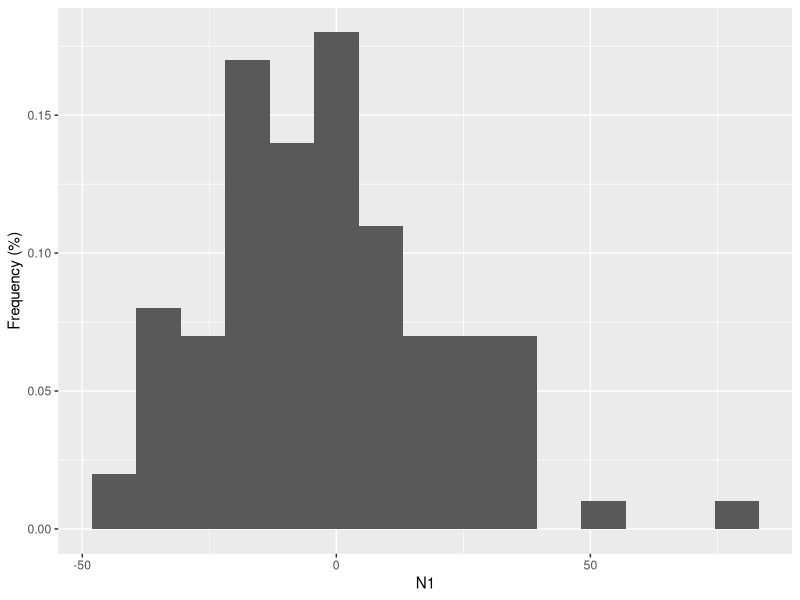
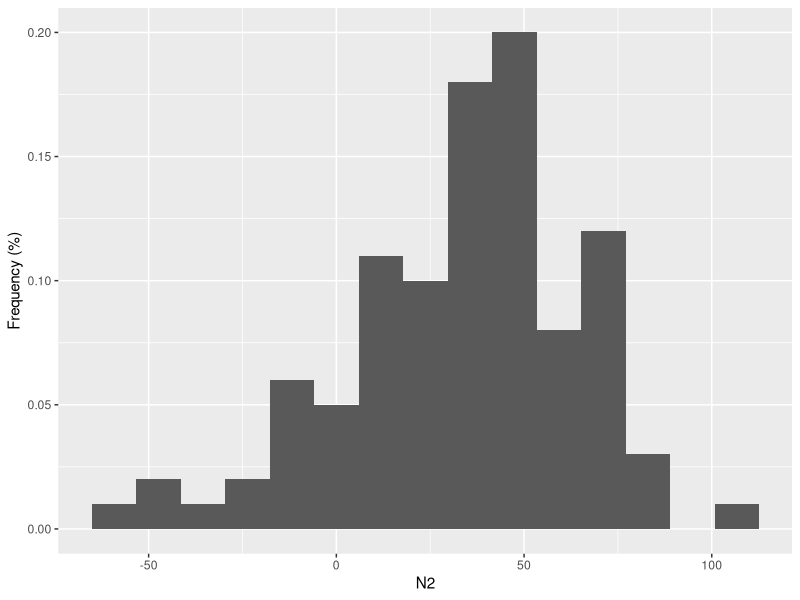
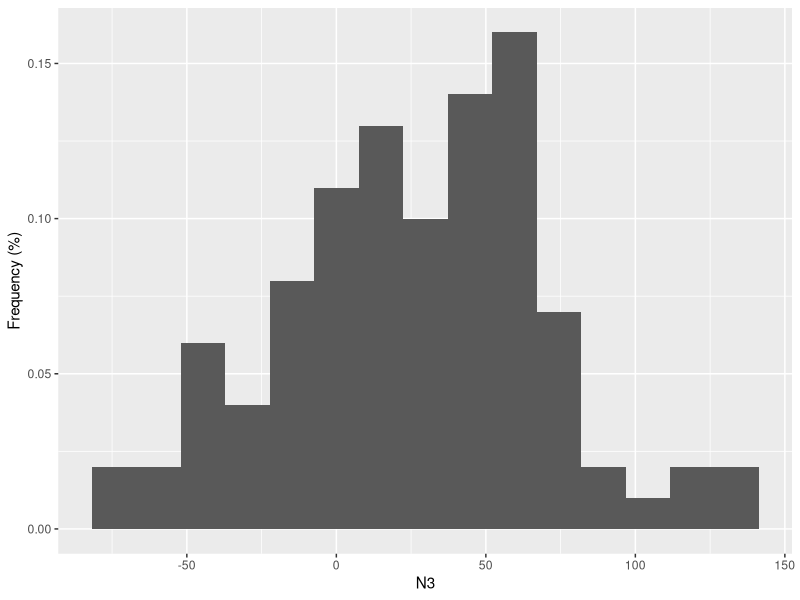
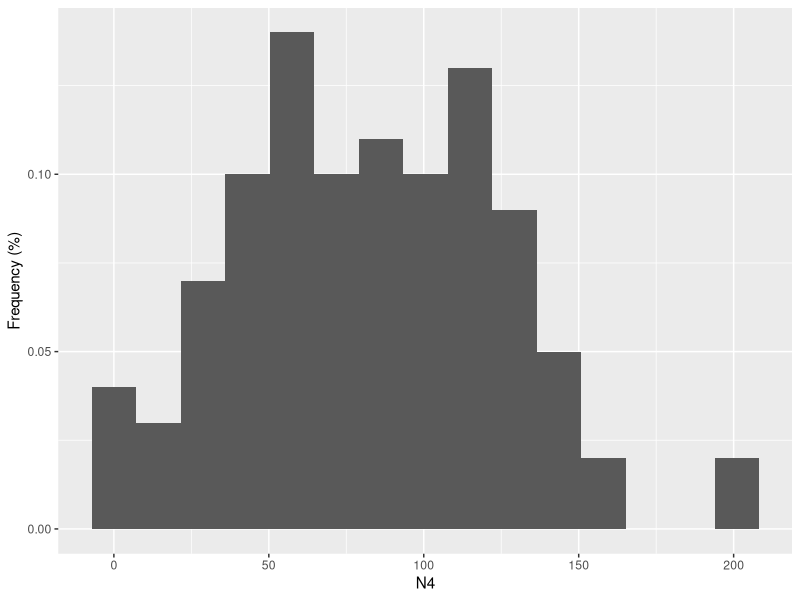
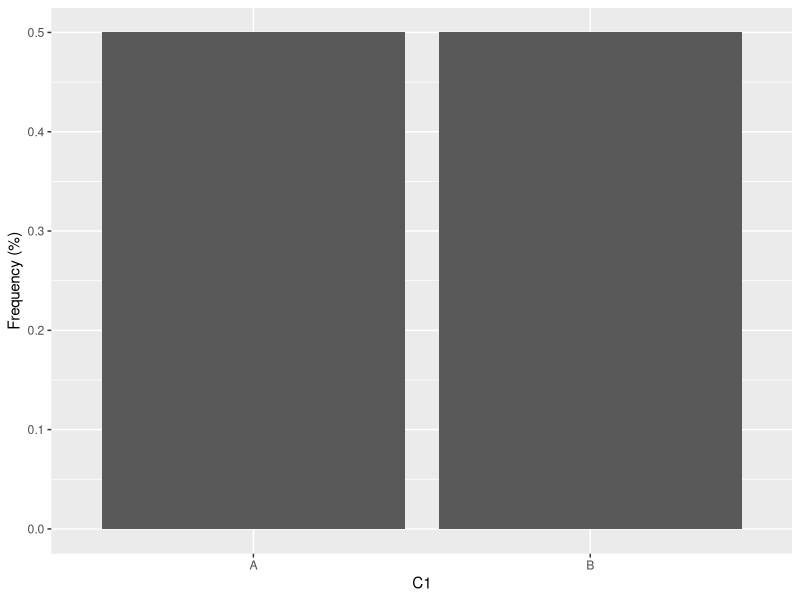
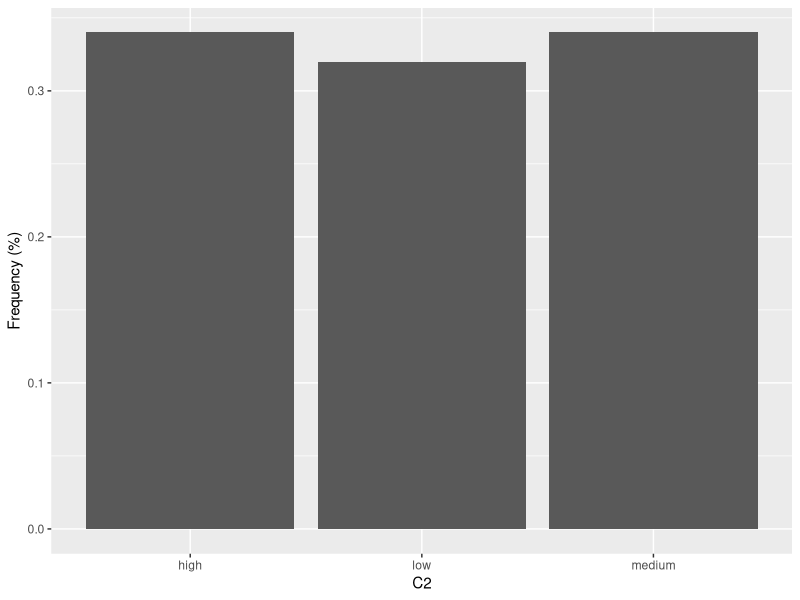
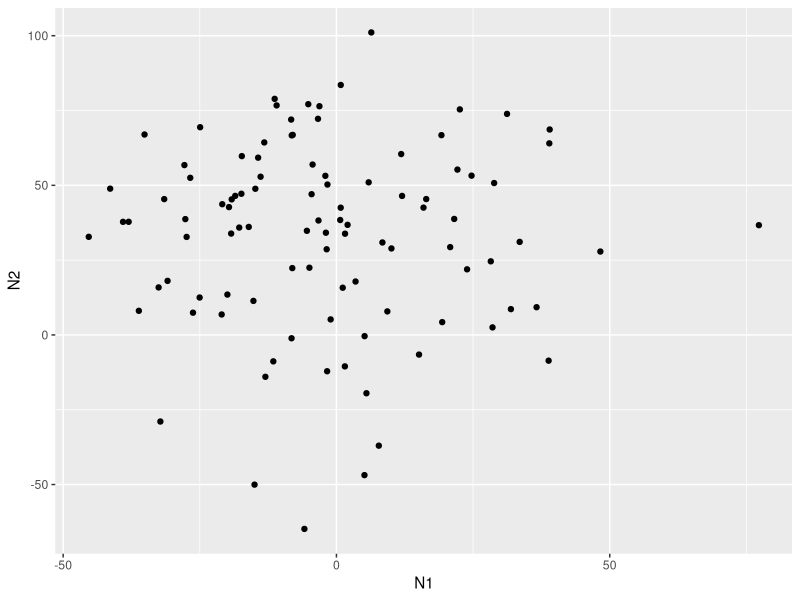
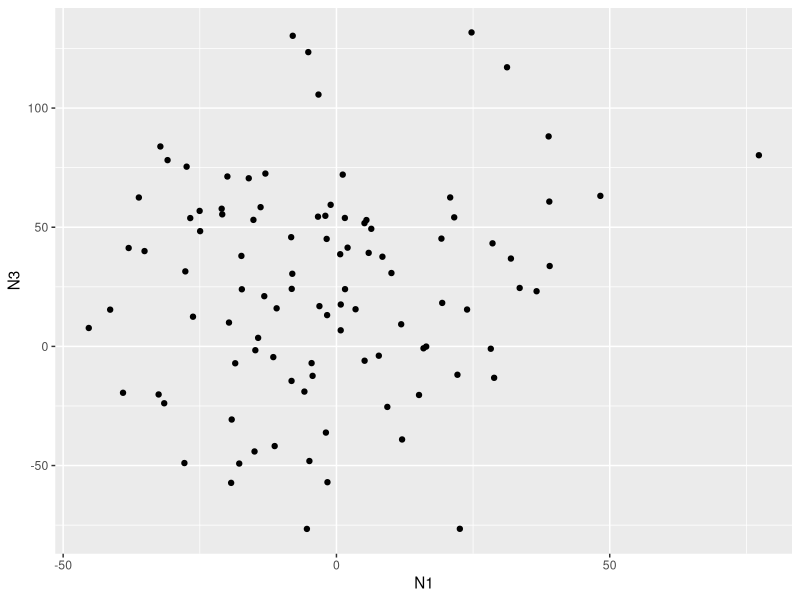

Reproduce these figures in R, in order.
## ---- chunk 1
# numerical variables ------------------------------------------------

# generate variables -------

# generate random mean and sd
# set.seed(1)
mean_vector <- runif(4, min=0, max=100)
# set.seed(2)
sd_vector <- runif(4, min=0, max=100)

rowsize <- 100

# N1 & N2 (independent)
# set.seed(3)
N1 <- rnorm(rowsize, mean=mean_vector[1], sd=sd_vector[1])
# set.seed(4)
N2 <- rnorm(rowsize, mean=mean_vector[2], sd=sd_vector[2])

# N3 & N4 (correlated)
# set.seed(5)
N3 <- rnorm(rowsize, mean=mean_vector[3], sd=sd_vector[3])
# set.seed(6)
N4 <- rnorm(rowsize, mean=mean_vector[4], sd=sd_vector[4])

# make N3 & N4 correlated
N3 <- sort(N3)
N4 <- sort(N4)

# reorder N3 & N4 at the same time
# set.seed(7)
random_order <- sample(1:rowsize, rowsize, replace=F)
N3 <- N3[random_order]
N4 <- N4[random_order]

# add noise to N4
# set.seed(8)
N4 <- N4 + rnorm(rowsize, mean=0, sd=sd_vector[4] * 0.3)


## ---- chunk 2
# categorical variables ------------------------------------------------

# C1: nominal w/2 values
C1_values <- c('A', 'B')

C1_values_sample <- rep(C1_values, rowsize / length(C1_values))
# set.seed(9)
C1 <- sample(C1_values_sample, rowsize, replace = F)

## Another way of sampling
# C1 <- sample(C1_values, rowsize, replace = T)

# C2: ordernal  w/3 levels, N4 predictive
C2_values <- c('low', 'medium', 'high')

# make N4 predictive of C2
N4_quantile <- quantile(N4, c(0.35, 0.65))
C2 <- ifelse( N4 < N4_quantile[1], C2_values[1], ifelse( N4 < N4_quantile[2], C2_values[2], C2_values[3] ))

# add noise
C2_noise_size <- as.integer(rowsize * 0.3)
# set.seed(10)
C2_noise_index <- sample(1:rowsize, C2_noise_size, replace = F)
# set.seed(11)
C2_noise_value <- sample(C2_values, C2_noise_size, replace = T)

C2[C2_noise_index] <- C2_noise_value

levels(C2) <- c('low', 'medium', 'high')
## ---- chunk 3
synthetic_df <- data.frame(N1=N1, N2=N2, N3=N3, N4=N4, C1=C1, C2=C2)
synthetic_df

rm(list = c("N1", "N2", "N3", "N4", "C1", "C2"))

## ---- chunk 4
summary(synthetic_df)
table(synthetic_df$C1)
table(synthetic_df$C2)

## ---- chunk 5
# import pacakage
# install.packages("ggplot2",repos = "http://cran.us.r-project.org")
library(ggplot2)
## ---- chunk 6
# histograms for 4 numerical variables

for(i in 1:4){
    print(
        ggplot(synthetic_df) +
            geom_histogram(aes(x = synthetic_df[,i], y = stat(count) / sum(count)), position = "identity", alpha = 1, bins = 15) +
            labs(x=names(synthetic_df)[i], y="Frequency (%)")
    )
}

    
## ---- chunk 7
# Bar graph for categorical variables 

for(i in 5:6){
    print(
        ggplot(synthetic_df) +
            geom_bar(aes(x = synthetic_df[,i], y = stat(count) / sum(count)), position = "identity", alpha = 1) +
            labs(x=names(synthetic_df)[i], y="Frequency (%)")
    )
}

## ---- chunk 8
# scatter plot for combinations of variables

# nunerical variables
for(i in 1:3){
    for(j in (i+1):4){
          print(
                ggplot(synthetic_df) +
                    geom_point(aes(x = synthetic_df[,i], y = synthetic_df[,j])) +
                    labs(x=names(synthetic_df)[i], y=names(synthetic_df)[j])
                )
    }
}

# categorical variables
for(i in 1:2){
    for(j in 1:4){
          print(
                ggplot(synthetic_df) +
                    geom_point(aes(x = synthetic_df[,i+4], y = synthetic_df[,j])) +
                    labs(x=names(synthetic_df)[i+4], y=names(synthetic_df)[j])
                )
    }
}

## ---- chunk 9
# box plot for categorical variables vs. numerical variables

for(i in 1:2){
    for(j in 1:4){
          print(
                ggplot(synthetic_df) +
                    geom_boxplot(aes(x = synthetic_df[,i+4], y = synthetic_df[,j])) +
                    labs(x=names(synthetic_df)[i+4], y=names(synthetic_df)[j])
                )
    }
}


## ---- chunk 10

# Violin plot: alternative of box plot
for(i in 1:2){
    for(j in 1:4){
          print(
                ggplot(synthetic_df, aes(x = synthetic_df[,i+4], y = synthetic_df[,j])) +
                    geom_violin(trim = TRUE) +
                    geom_boxplot(width=0.1)+ 
                    labs(x=names(synthetic_df)[i+4], y=names(synthetic_df)[j])
                )
    }
}

## ---- chunk 11

graph_generator <- function(df, vars, graph_type){
  
  attach(df)
  
  if( graph_type == "histogram" ){
    # histograms for 4 numerical variables
    plot <- ggplot(df) +
      geom_histogram(aes(x = get(vars), y = stat(count) / sum(count)), position = "identity", alpha = 1, bins = 15) +
      labs(x=vars, y="Frequency (%)")
  }
  
  if( graph_type == "bar" ){
    # Bar graph for categorical variables 
    plot <- ggplot(df) + 
      geom_bar(aes(x = get(vars), y = stat(count) / sum(count)), position = "identity", alpha = 1) +
      labs(x=vars, y="Frequency (%)")
  }

  if( graph_type == "scatter" ){
    # scatter plot for combinations of variables
    plot <- ggplot(df) + 
      geom_point(aes(x = get(vars[1]), y = get(vars[2]))) +
      labs(x=vars[1], y=vars[2])
  }

  if( graph_type == "boxplot" ){
    # box plot for categorical variables vs. numerical variables
    plot <- ggplot(df) +
      geom_boxplot(aes(x = get(vars[1]), y = get(vars[2]))) +
      labs(x=vars[1], y=vars[2])
  }
  
  if( graph_type == "violin" ){
    # Violin plot: alternative of box plot
    plot <- ggplot(df, aes(x = get(vars[1]), y = get(vars[2]))) +
      geom_violin(trim = TRUE) +
      geom_boxplot(width=0.1)+ 
      labs(x=vars[1], y=vars[2])
  }
  
  detach(df)
  return(plot)
}

## ---- chunk 12
graph_generator(synthetic_df, "N1", "histogram")
graph_generator(synthetic_df, "C1", "bar")
graph_generator(synthetic_df, c("N3", "N4"), "scatter")
graph_generator(synthetic_df, c("C2", "N4"), "boxplot")
graph_generator(synthetic_df, c("C2", "N4"), "violin")


## ---- chunk 13

vars <- names(synthetic_df)
comb_N_N <- expand.grid(vars[1:4], vars[1:4])
comb_N_N <- as.matrix( comb_N_N[comb_N_N$Var1 != comb_N_N$Var2, ] )

comb_C_N <- as.matrix( expand.grid(vars[5:6], vars[1:4]) )
# comb_all <- as.matrix( expand.grid(vars, vars) )


for(i in vars[1:4]){
  print(graph_generator(synthetic_df, i, "histogram"))
}

for(i in vars[5:6]){
  print(graph_generator(synthetic_df, i, "bar"))
}

for(i in split(comb_N_N, row(comb_N_N))){
  print(graph_generator(synthetic_df, i, "scatter"))
}

for(i in split(comb_C_N, row(comb_C_N))){
  print(graph_generator(synthetic_df, i, "scatter"))
}

for(i in split(comb_C_N, row(comb_C_N))){
  print(graph_generator(synthetic_df, i, "boxplot"))
}

for(i in split(comb_C_N, row(comb_C_N))){
  print(graph_generator(synthetic_df, i, "violin"))
}



